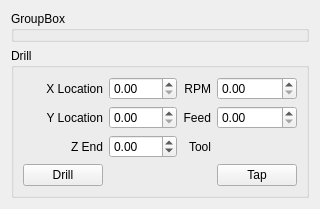
          <widget class="QWidget" name="tab_12">
           <attribute name="title">
            <string>Holes</string>
           </attribute>
           <layout class="QGridLayout" name="gridLayout_18">
            <item row="1" column="0">
             <widget class="QGroupBox" name="groupBox_10">
              <property name="title">
               <string>Drill</string>
              </property>
              <layout class="QGridLayout" name="gridLayout_17">
               <item row="0" column="2">
                <widget class="QLabel" name="label_14">
                 <property name="text">
                  <string>RPM</string>
                 </property>
                 <property name="alignment">
                  <set>Qt::AlignRight|Qt::AlignTrailing|Qt::AlignVCenter</set>
                 </property>
                </widget>
               </item>
               <item row="0" column="3">
                <widget class="QDoubleSpinBox" name="doubleSpinBox_5">
                 <property name="maximum">
                  <double>1800.000000000000000</double>
                 </property>
                 <property name="singleStep">
                  <double>50.000000000000000</double>
                 </property>
                 <property name="function" stdset="0">
                  <string>set_var</string>
                 </property>
                 <property name="variable" stdset="0">
                  <string>1003</string>
                 </property>
                 <property name="input" stdset="0">
                  <string>number</string>
                 </property>
                </widget>
               </item>
               <item row="0" column="1">
                <widget class="QDoubleSpinBox" name="doubleSpinBox_2">
                 <property name="function" stdset="0">
                  <string>set_var</string>
                 </property>
                 <property name="variable" stdset="0">
                  <string>1000</string>
                 </property>
                 <property name="input" stdset="0">
                  <string>number</string>
                 </property>
                </widget>
               </item>
               <item row="1" column="1">
                <widget class="QDoubleSpinBox" name="doubleSpinBox_7">
                 <property name="function" stdset="0">
                  <string>set_var</string>
                 </property>
                 <property name="variable" stdset="0">
                  <string>1001</string>
                 </property>
                 <property name="input" stdset="0">
                  <string>number</string>
                 </property>
                </widget>
               </item>
               <item row="1" column="2">
                <widget class="QLabel" name="label_16">
                 <property name="text">
                  <string>Feed</string>
                 </property>
                 <property name="alignment">
                  <set>Qt::AlignRight|Qt::AlignTrailing|Qt::AlignVCenter</set>
                 </property>
                </widget>
               </item>
               <item row="1" column="3">
                <widget class="QDoubleSpinBox" name="doubleSpinBox_9">
                 <property name="maximum">
                  <double>1800.000000000000000</double>
                 </property>
                 <property name="singleStep">
                  <double>50.000000000000000</double>
                 </property>
                 <property name="function" stdset="0">
                  <string>set_var</string>
                 </property>
                 <property name="variable" stdset="0">
                  <string>1004</string>
                 </property>
                 <property name="input" stdset="0">
                  <string>number</string>
                 </property>
                </widget>
               </item>
               <item row="3" column="3">
                <widget class="QPushButton" name="pushButton_9">
                 <property name="text">
                  <string>Tap</string>
                 </property>
                 <property name="function" stdset="0">
                  <string>mdi</string>
                 </property>
                 <property name="command" stdset="0">
                  <string>o&lt;tap&gt; call</string>
                 </property>
                </widget>
               </item>
               <item row="0" column="0">
                <widget class="QLabel" name="label_11">
                 <property name="text">
                  <string>X Location</string>
                 </property>
                 <property name="alignment">
                  <set>Qt::AlignRight|Qt::AlignTrailing|Qt::AlignVCenter</set>
                 </property>
                </widget>
               </item>
               <item row="1" column="0">
                <widget class="QLabel" name="label_12">
                 <property name="text">
                  <string>Y Location</string>
                 </property>
                 <property name="alignment">
                  <set>Qt::AlignRight|Qt::AlignTrailing|Qt::AlignVCenter</set>
                 </property>
                </widget>
               </item>
               <item row="2" column="2">
                <widget class="QLabel" name="label_17">
                 <property name="text">
                  <string>Tool</string>
                 </property>
                 <property name="alignment">
                  <set>Qt::AlignRight|Qt::AlignTrailing|Qt::AlignVCenter</set>
                 </property>
                </widget>
               </item>
               <item row="2" column="0">
                <widget class="QLabel" name="label_13">
                 <property name="text">
                  <string>Z End</string>
                 </property>
                 <property name="alignment">
                  <set>Qt::AlignRight|Qt::AlignTrailing|Qt::AlignVCenter</set>
                 </property>
                </widget>
               </item>
               <item row="2" column="1">
                <widget class="QDoubleSpinBox" name="doubleSpinBox_6">
                 <property name="minimum">
                  <double>-100.000000000000000</double>
                 </property>
                 <property name="maximum">
                  <double>100.000000000000000</double>
                 </property>
                 <property name="function" stdset="0">
                  <string>set_var</string>
                 </property>
                 <property name="variable" stdset="0">
                  <string>1002</string>
                 </property>
                 <property name="input" stdset="0">
                  <string>number</string>
                 </property>
                </widget>
               </item>
               <item row="3" column="0">
                <widget class="QPushButton" name="pushButton_7">
                 <property name="text">
                  <string>Drill</string>
                 </property>
                 <property name="function" stdset="0">
                  <string>mdi</string>
                 </property>
                 <property name="command" stdset="0">
                  <string>o&lt;drill&gt; call</string>
                 </property>
                </widget>
               </item>
              </layout>
             </widget>
            </item>
            <item row="0" column="0">
             <widget class="QGroupBox" name="groupBox_14">
              <property name="title">
               <string>GroupBox</string>
              </property>
              <widget class="QPushButton" name="test_pb">
               <property name="geometry">
                <rect>
                 <x>30</x>
                 <y>60</y>
                 <width>87</width>
                 <height>27</height>
                </rect>
               </property>
               <property name="text">
                <string>PushButton</string>
               </property>
              </widget>
             </widget>
            </item>
           </layout>
          </widget>
